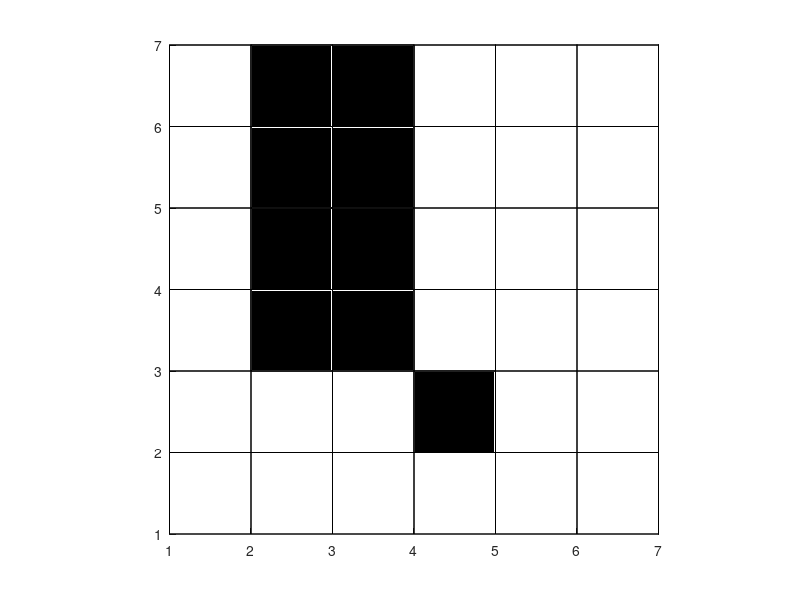

MATLAB code to generate this figure: (Note: this script raises an error after producing the figure.)
clc;
clear;
close all;

obstacles = [2,2;2,3;2,4;2,5;
              1,2;1,3;1,4;1,5;
              3,1];
obstacles = obstacles + 1

all_obstacles = [2,2;2,3;2,4;2,5;
              1,2;1,3;1,4;1,5;
              3,1 ;3,2  ];% this contains the list of the real obstacles that the algorthm can encounter
all_obstacles = all_obstacles + 1

%%  
%%plot the world and path
daspect([1 1 1]);
axis([1 7 1 7]);
for i=1:7
    for j=1:7
        rectangle('Position',[i,j,1,1]);
    end
end
for j=1:size(obstacles,1)
    rectangle('Position',[obstacles(j,1),obstacles(j,2),1,1], 'FaceColor','k');    
end
%%
init_node_pos =  [1,1];
goal_node_pos = [6,6];
% init_node_pos =  [0,1];
% goal_node_pos = [6,1];


h = zeros(6,6);
k = zeros(6,6);
b = ones(6,6,2).*-1; % the backpointer cordintes
h(goal_node_pos(1), goal_node_pos(2)) = 0;
k(goal_node_pos(1), goal_node_pos(2)) = 0;
b(goal_node_pos(1), goal_node_pos(2),:) = [6,6];



% goal_node.pos = goal_node_pos;
% goal_node.h = 0;
% goal_node.k = 0;
% goal_node.b = [5,5];

%%
OPEN = PriorityQueue();
node = [-10,-10];
OPEN.push(inf,node);
OPEN.push(k(goal_node_pos(1), goal_node_pos(2)), goal_node_pos);
%%
%actions = [1,0; 0,1; -1,0; 0,-1];

actions = [1,0;1,1;0,1;-1,1;-1,0;-1,-1;0,-1;1,-1];

%%

%starts the timer
tic;
NEW = []; % the new list
for i = 1:6
    for j = 1:6
        NEW = [NEW;[i,j]];
    end
end
NEW = removeList(goal_node_pos, NEW);
%%
% to remove an element from list just do CLOSED(j,:) = []
CLOSED = [];
path = goal_node_pos;
%D* algorithm
while OPEN.size()>0
    current_node = OPEN.pop();
    
    current_node_pos = current_node.pos;
    if norm(current_node_pos - goal_node_pos)==0
        parent_node = current_node.parent;
        parent_node.pos
        while norm(parent_node.pos - init_node_pos)>0
            path = [path;parent_node.pos];
            parent_node = parent_node.parent;
        end
        break;
    end
    CLOSED = [CLOSED;current_node_pos];
    %expand
    for i=1:size(actions,1)
        delta_movement = actions(i,:);
        neighbor_node_pos = current_node_pos + delta_movement;
        %%check if intersects with an obstacle
        is_obstacle = false;
        for j=1:size(obstacles,1)
            if norm(neighbor_node_pos - obstacles(j,:))==0
                is_obstacle = true;
                break;
            end
        end
        %%check if closed already
        is_closed = false;
        for j=1:size(CLOSED,1)
            if norm(neighbor_node_pos - CLOSED(j,:))==0
                is_closed = true;
                break;
            end
        end
        if ~is_obstacle && ~is_closed
            neighbor_node_g_cost = current_node.gcost + norm([neighbor_node_pos-current_node_pos]);
            neighbor_node_h_cost = norm(neighbor_node_pos - goal_node_pos);
            neighbor_node_f_cost = neighbor_node_g_cost + neighbor_node_h_cost;
            neighbor_node.pos = neighbor_node_pos;
            neighbor_node.gcost = neighbor_node_g_cost;
            neighbor_node.hcost = neighbor_node_h_cost;
            neighbor_node.fcost = neighbor_node_f_cost;
            neighbor_node.parent = current_node;
            %is in OPEN 
            is_open = false;
            for j=1:OPEN.size()
               if norm(neighbor_node_pos - OPEN.getUserData(j).pos)==0
                    is_open = true; % dawg - small error in the program we should modigy yhr f_value if the favalue is better than earlier
                    break;
                end
            end
            if ~is_open
                OPEN.push(neighbor_node.fcost,neighbor_node);
            end
        end
    end    
end
path = [path;init_node_pos];
toc;

path_length = 0;
for j=1:size(path,1)
    hold on;
    plot(path(j,1)+.5,path(j,2)+.5,'bd');
    hold off;
    if j>1
        path_length = path_length + norm(path(j,:)-path(j-1,:));
    end
end
disp(strcat('Path length is : ',num2str(path_length)));
hold on;
plot(init_node_pos(1)+.5,init_node_pos(2)+.5,'rd');
plot(goal_node_pos(1)+.5,goal_node_pos(2)+.5,'gd');